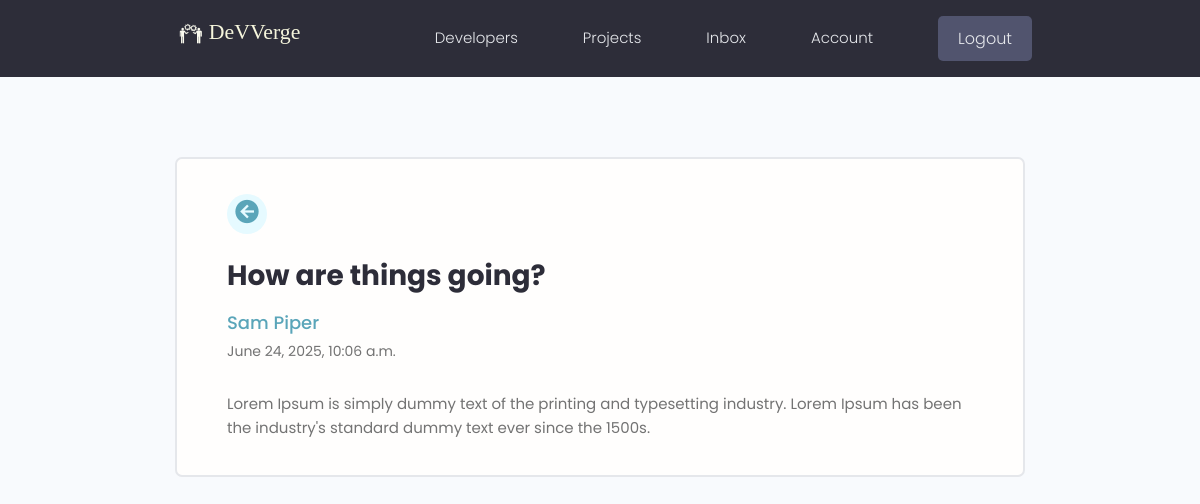
/message/f0410ea2-d014-43da-9e45-d94dd04fe251 (signed in), run on the app's committed database.
### users/models.py (models this page shows, shortened)
class Messages(models.Model):
    sender=models.ForeignKey(Profile,on_delete=models.SET_NULL,null=True,blank=True,related_name='sender_messages')
    recipient=models.ForeignKey(Profile,on_delete=models.SET_NULL,null=True,blank=True,related_name='recipient_messages')
    name=models.CharField(max_length=200,null=True,blank=True)
    subject=models.CharField(max_length=200,null=True,blank=True)
    email=models.EmailField(max_length=200,null=True,blank=True)
    body=models.TextField()
    is_read=models.BooleanField(default=False,null=True)
    created=models.DateTimeField(auto_now_add=True)
    id=models.UUIDField(default=uuid.uuid4,primary_key=True,unique=True,editable=False)
    class Meta:
        ordering=['is_read','-created']

### users/views.py (the view)
# urls.py: path('message/<str:pk>',views.viewMessage,name='message'),
@login_required(login_url='login')
def viewMessage(request,pk):
    profile=request.user.profile
    message=profile.recipient_messages.get(id=pk)
    if message.is_read==False:
        message.is_read=True
        message.save()
    context={'message':message}
    return render(request,'users/message.html',context)

### users/templates/users/message.html
{% extends 'main.html' %}
{% block content %}
<main class="messagePage my-xl">
  <div class="content-box">
    <div class="message">
      <a class="backButton" href="{% url 'inbox' %}"><i class="mdi mdi-arrow-left-circle"></i></a>
      <h2 class="message__subject">{{message.subject}}</h4>
        {% if message.sender %}
        <a href="{% url 'user-profile' message.sender.id %}" class="message__author">{{message.name}}</a>
        {% else %}
        <P class="message__author">{{message.name}}</P>
        {% endif %}
        <p class="message__date">{{message.created}}</p>
        <div class="message__body">{{message.body|linebreaksbr}}
        </div>
    </div>
  </div>
</main>
{% endblock content %}

### static/styles/app.css (style rules this page uses)
:root { --color-sub: #2d2d39; }
i.mdi { font-size: 28px; }
.content-box { width: 95%; max-width: 85rem; margin: 0 auto; }
.message { padding: 2.5rem 0; }
.message > a { display: flex; gap: 1rem; }
.message__author, .message__date { flex-basis: 25%; }
.message__subject { flex-basis: 50%; }
.message__date { text-align: right; }
.messagePage .message { list-style: none; background: var(--color-white); padding: 3.5rem 5rem; border: 2px solid var(--color-light); border-radius: 0.7rem; }
.messagePage .message__subject { font-size: 2.8rem; color: var(--color-sub); margin-bottom: 1rem; margin-top: 2rem; }
.messagePage .message__author { font-size: 1.8rem; font-weight: 500; }
.messagePage .message__date { font-size: 1.4rem; font-weight: 400; text-align: left; margin-bottom: 3rem; }
.backButton { background: var(--color-main-light); color: var(--color-main); width: 4rem; height: 4rem; display: flex; align-items: center; justify-content: center; border-radius: 50%; }
.backButton i { font-size: 28px; }

### static/uikit/styles/modules/_variables.css (style rules this page uses)
:root { --color-main: #5aa5b9; --color-main-light: #e6faff; --color-sub: #3f4156; --color-sub-light: #51546e; --color-sub-lighter: #ededfd; --color-text: #737373; --color-gray: #8b8b8b; --color-light: #e5e7eb; --color-light-gray: #767676; --color-bg: #f8fafd; --color-white: #fffefd; --color-white-light: #f3f3f3; --color-success: #359e64; --color-success-bg: #def8e8; --color-error: #fc4b0b; --color-error-bg: #fff2ee; --font-base: 'Poppins', arial, helvetica, 'Segoe UI', roboto, ubuntu, sans-serif; --font-monospace: 'Fira Code', 'Courier New', courier, monospace; --font-regular: 300; --font-medium: 500; --font-bold: 700; --generic-shadow: 1px 1px 5px #00000010; --generic-transition: all 0.3s ease-in-out; }

### static/uikit/styles/modules/_base.css (style rules this page uses)
* { margin: 0; padding: 0; box-sizing: border-box; text-rendering: optimizeLegibility; color: inherit; font-size: inherit; }
html { font-size: 50%; }
@media only screen and (min-width: 480px) { html { font-size: 56.25%; } }
@media only screen and (min-width: 1200px) { html { font-size: 62.5%; } }
body { line-height: 1.6; font-weight: 400; font-size: 1.5rem; color: var(--color-text); background-color: var(--color-bg); min-height: 100vh; }

### static/uikit/styles/modules/_typography.css (style rules this page uses)
* { font-family: var(--font-base); }
h2 { font-size: 3.6rem; font-weight: var(--font-bold); }
p, span, strong { font-size: 1.6rem; color: var(--color-text); font-weight: var(--font-regular); }
a { padding-bottom: 2px; text-decoration: none; display: inline-block; color: var(--color-main); font-weight: var(--font-medium); }

### static/uikit/styles/modules/_utilities.css (style rules this page uses)
.my-xl { margin: 8rem auto; }

### data on the page
Messages: subject "How are things going?", name "Sam Piper", created "June 24, 2025, 10:06 a.m.", body "Lorem Ipsum is simply dummy text of the printing and typesetting industry. Lorem Ipsum has been the industry's standard dummy text ever since the 1500s."
